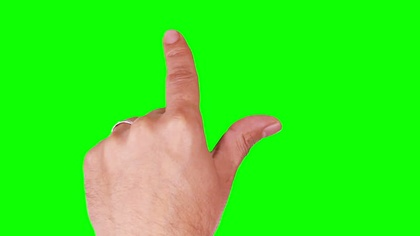
%> input picture MATLAB/skin_detection/reka2.jpg, 420 x 236 px, shrunk from 640 x 360 before the run
$ octave program.m   (GNU Octave 9; MATLAB toolbox functions it lacks are replaced by stand-ins)
%> lines starting %> are read from the running program, lines starting %| are printed output that depends on the picture; in (x1, y1, x2, y2) boxes, pixels count from 0 and x2, y2 are one past the last pixel; in counts of white or black regions, pixels touching at a corner belong together; the program's own positions count from 1
close all;
clear all;

%%%%%%%%%%% Sta쿮 %%%%%%%%%%%%%
format long
% [37 lines of commented-out code are left out]
%%%%%%%%%%%%%%%%%%%%%%%%%%%%%%%%%%%%%


obraz = imread('reka2.jpg');
%> obraz is the input picture: size 236x420x3 uint8; mean R, G, B 54.2, 235, 30.9
obraz2=rgb2ycbcr(obraz);
%> obraz2: size 236x420x3 uint8; mean of channels 1, 2, 3 151.5, 64.9, 63.5
figure(6)
imshow(obraz2)


R = obraz(:,:,1);
G = obraz(:,:,2);
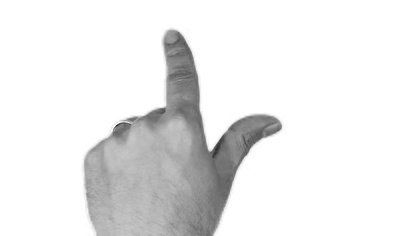
%> G: size 236x420 uint8; min 42, max 255, mean 235
B = obraz(:,:,3);

% [8 lines of commented-out code are left out]

figure(1);
subplot(2,2,1);
imshow(obraz);
title('Oryginal');

subplot(2,2,2);
imshow(R);
title('R');

subplot(2,2,3);
imshow(G);
title('G');

subplot(2,2,4);
imshow(B);
title('B');


Y = 0.299*R + 0.587*G + 0.114*B;
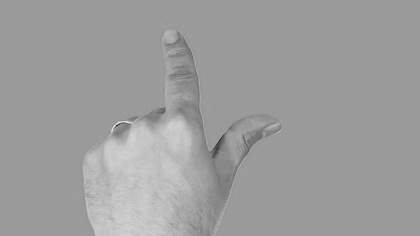
%> Y: size 236x420 uint8; min 54, max 238, mean 157.2
Cb = -0.168736*R - 0.331264*G + 0.5*B +128;
Cr = 0.5*R - 0.418688*G - 0.081312*B +128;
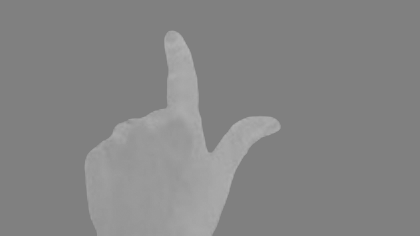
%> Cr: size 236x420 uint8; min 128, max 182, mean 133.8

% Y = A1_bin*R_bin + 0.587*G + 0.114*B;
% Cb = -0.168736*R - 0.331264*G + 0.5*B;
% Cr = 0.5*R - 0.418688*G - 0.081312*B;


obrazcbcr(:,:,1) = Y;
obrazcbcr(:,:,2) = Cb;
obrazcbcr(:,:,3) = Cr;
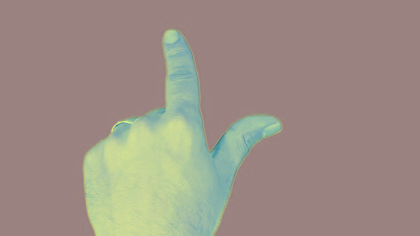
%> obrazcbcr: size 236x420x3 uint8; mean R, G, B 157.2, 143.5, 133.8

figure(2);
subplot(2,2,1);
imshow(obrazcbcr,[]);
title('YCbCr');

subplot(2,2,2);
imshow(Y);
title('Y');

subplot(2,2,3);
imshow(Cb);
title('Cb');

subplot(2,2,4);
imshow(Cr);
title('Cr');

Ta = 80;
Tb = 125;
Tc = 135;
Td = 177;

[m,n,s] = size(obraz)
%> m = 236; n = 420; s = 3
Cb=obraz2(:,:,2);
Cr=obraz2(:,:,3);
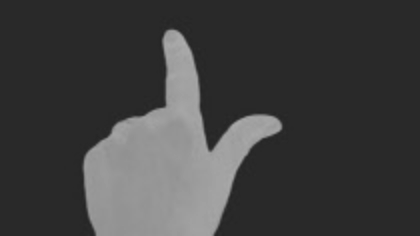
%> Cr: size 236x420 uint8; min 35, max 176, mean 63.5

for i = 1:m
    for j = 1:n

        if (Ta<Cb(i,j) && Cb(i,j)<Tb && Tc<Cr(i,j) && Cr(i,j)<Td)
           maska(i,j) = 255;
        else
           maska(i,j) = 0;
        end
    end
end
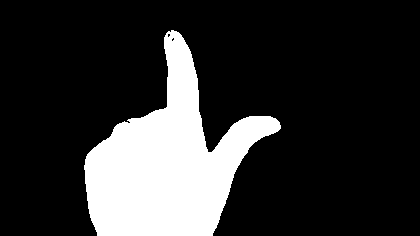
%> maska: size 236x420 double; 19.2% white; 1 white region, box (x1, y1, x2, y2) and area: (84, 30, 281, 236) 19073


figure(3)


maskawyg = medfilt2(maska);
%> maskawyg: size 236x420 double; 19.2% white; 1 white region, box (x1, y1, x2, y2) and area: (84, 30, 281, 236) 19080


subplot(2,1,1);
imshow(maska);
title('maska');

subplot(2,1,2);
imshow(maskawyg);
title('maskawyg');

m00 = 0;
m10 = 0;
m01 = 0;

for i = 1:m
    for j = 1:n
        m00 = m00+maska(i,j);
    end
end
%> after the loop, m00 = 4863615

for i = 1:m
    for j = 1:n
        m10 = m10+i*maska(i,j);
    end
end
%> after the loop, m10 = 795628815

for i = 1:m
    for j = 1:n
        m01 = m01+j*maska(i,j);
    end
end
%> after the loop, m01 = 818738445


xsc = m01/m00;
%> xsc = 168.3
ysc = m10/m00;
%> ysc = 163.6


figure(4)

imshow(maska);
hold on;
plot(xsc,ysc,'rx');
line([xsc,xsc], [0,m],'Color','red')
line([0,n],[ysc,ysc],'Color','red')
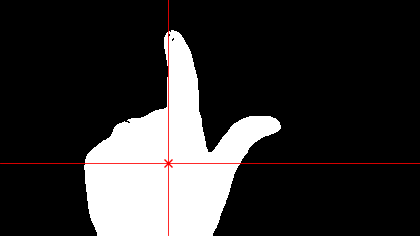
%> figure redrawn from the program's plot data
